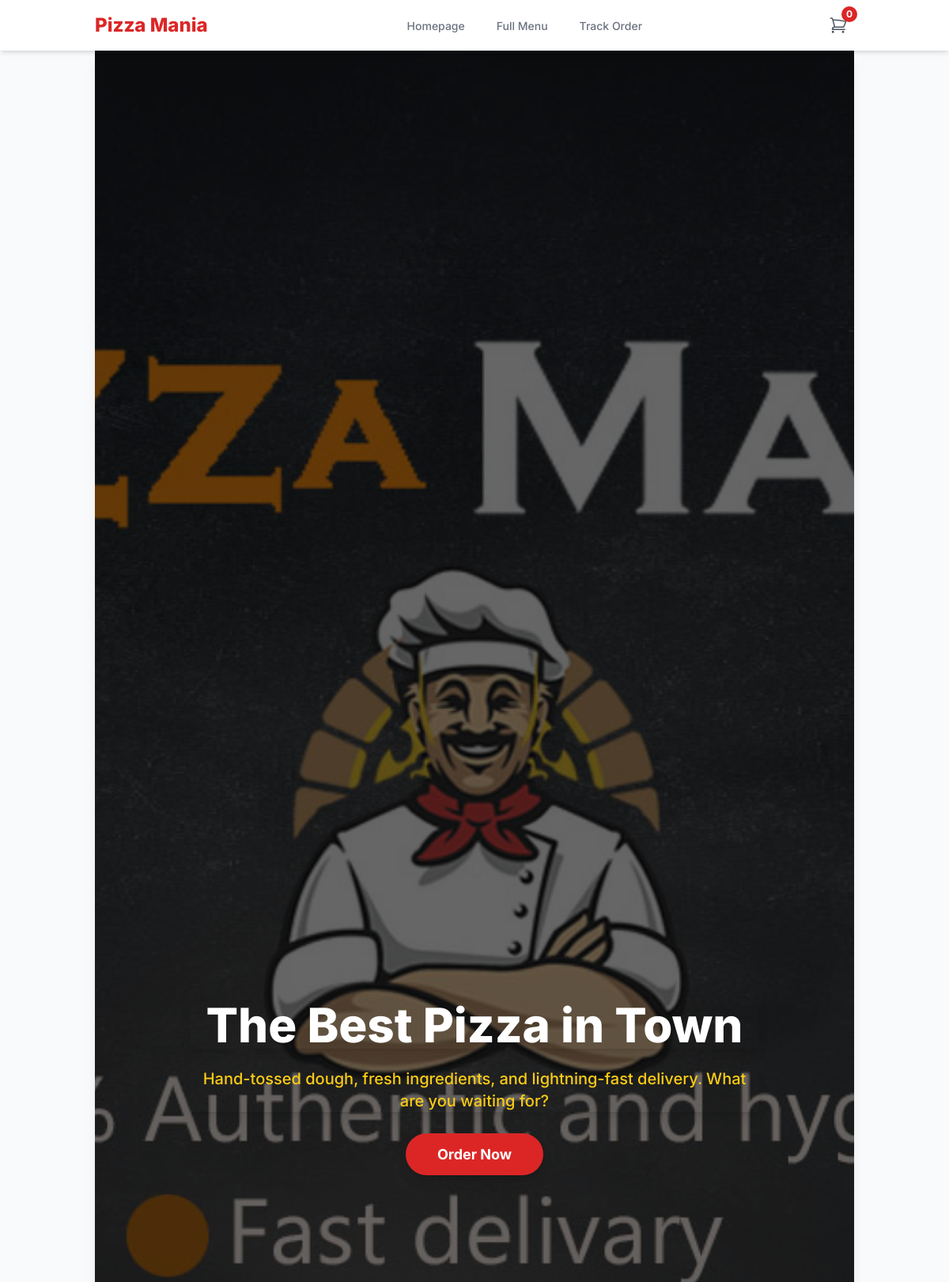
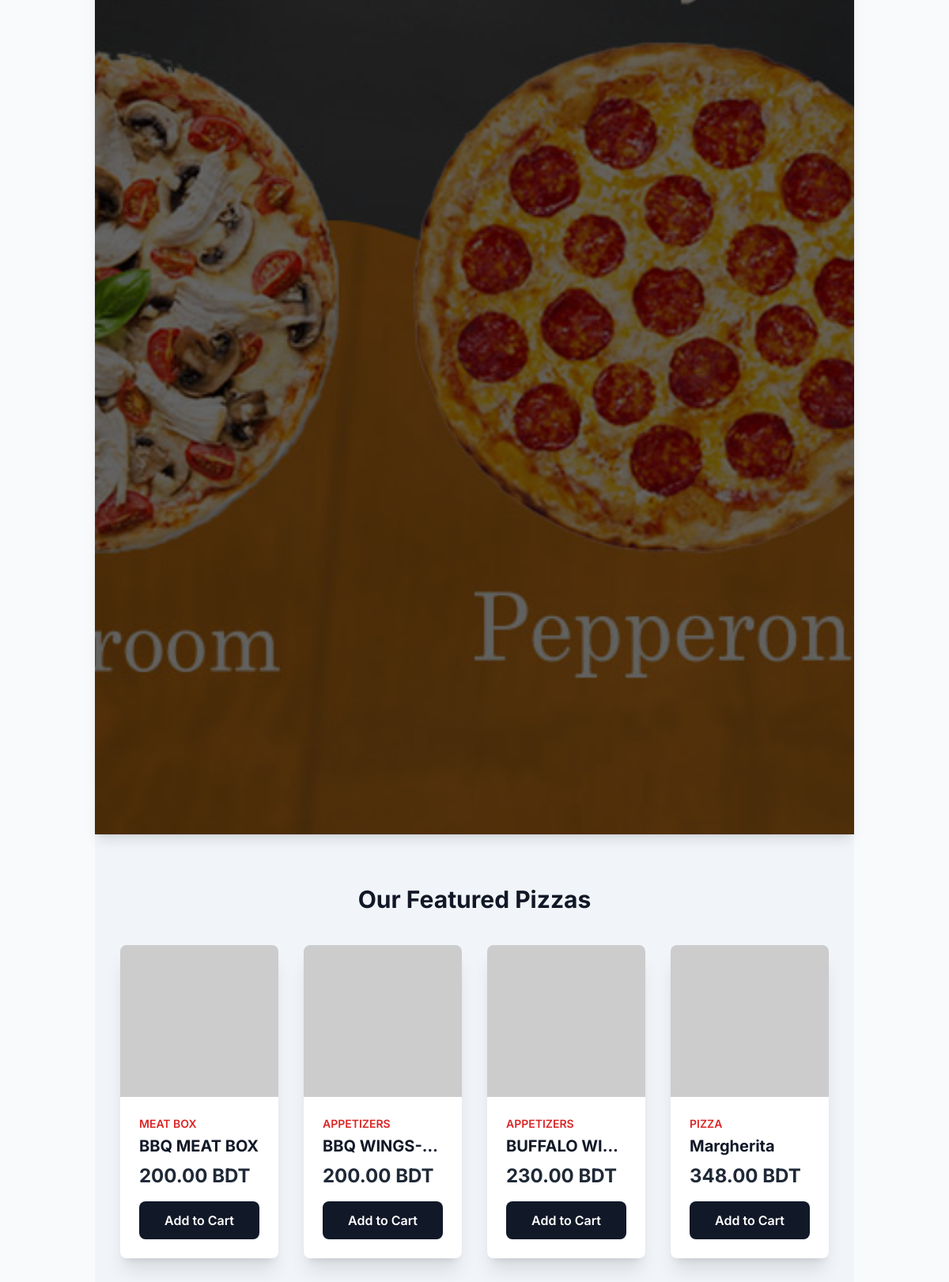
The app's page /indexdemo.php (upper part) with its own data (2 pictures, top to bottom).
### tables this page shows
CREATE TABLE IF NOT EXISTS `menu_items` (
  `id` int NOT NULL AUTO_INCREMENT,
  `category_id` int NOT NULL,
  `name` varchar(150) NOT NULL,
  `description` text,
  `price` decimal(10,2) NOT NULL,
  `image` varchar(255) DEFAULT NULL,
  `is_available` tinyint(1) NOT NULL DEFAULT '1',
  `is_featured` tinyint(1) NOT NULL DEFAULT '0',
  PRIMARY KEY (`id`),
  KEY `category_id` (`category_id`)
);

CREATE TABLE IF NOT EXISTS `categories` (
  `id` int NOT NULL AUTO_INCREMENT,
  `name` varchar(100) NOT NULL,
  `description` text,
  `image` varchar(255) DEFAULT NULL,
  `is_visible` tinyint(1) NOT NULL DEFAULT '1',
  PRIMARY KEY (`id`)
);

### config.php (called while the page is built, shortened)
<?php
$db = new mysqli(DB_HOST, DB_USER, DB_PASS, DB_NAME);
$db->set_charset("utf8mb4");
$settings = [];
$settings_query = $db->query("SELECT setting_key, setting_value FROM site_settings");
if ($settings_query) {
    while ($row = $settings_query->fetch_assoc()) {
        $settings[$row['setting_key']] = $row['setting_value'];
    }
} else {
    die("Error: Could not load site settings from database.");
}
function e($data) {
    return htmlspecialchars($data, ENT_QUOTES, 'UTF-8');
}
?>

### indexdemo.php (the view, shortened to what this page needs)
<?php
require_once('includes/header.php');
$featured_items = [];
$sql_featured = "SELECT m.id, m.name, m.price, m.image, c.name as category_name
                 FROM menu_items m
                 JOIN categories c ON m.category_id = c.id
                 WHERE m.is_available = 1 AND m.is_featured = 1
                 ORDER BY m.name ASC
                 LIMIT 8";
$result_featured = $db->query($sql_featured);
if ($result_featured) {
    while ($row = $result_featured->fetch_assoc()) {
        $featured_items[] = $row;
    }
}
?>
<section class="relative bg-gray-900 h-[60vh] min-h-[400px] flex items-center justify-center text-center -mt-8 shadow-lg">
    <div class="absolute inset-0">
        <img src="<?php echo e(BASE_URL . ($settings['hero_image_url'] ?? 'https://placehold.co/1600x700/222222/555555?text=Pizza+Mania+Banner')); ?>"
             alt="Pizza Mania"
             class="w-full h-full object-cover"
             onerror="this.src='https://placehold.co/1600x700/222222/555555?text=Pizza+Mania+Banner'">
        <div class="absolute inset-0 bg-black bg-opacity-60"></div>
    </div>
    <div class="relative max-w-3xl mx-auto px-6 z-10">
        <h1 class="text-4xl lg:text-6xl font-extrabold text-white shadow-lg leading-tight">
            <?php echo e($settings['hero_title'] ?? 'Welcome to Pizza Mania'); ?>
        </h1>
        <div class="mt-6 text-xl text-yellow-400 font-medium shadow-lg">
            <?php echo strip_tags(
                $settings['hero_subtitle'] ?? '<p>Hot, fresh pizza delivered to your door.</p>',
                '<p><b><i>'
            ); ?>
        </div>
        <div class="mt-10">
            <a href="<?php echo BASE_URL; ?>/menu" class="px-10 py-4 bg-brand-red text-white text-lg font-bold rounded-full shadow-lg hover:bg-red-700 transition-colors transform hover:scale-105">
                Order Now
            </a>
        </div>
    </div>
</section>
<?php if (!empty($featured_items)): ?>
<section class="py-16 bg-slate-100">
    <div class="container mx-auto px-4 sm:px-6 lg:px-8">
        <h2 class="text-3xl font-bold text-gray-900 mb-10 text-center">Our Featured Pizzas</h2>
        <div class="grid grid-cols-1 sm:grid-cols-2 lg:grid-cols-4 gap-8">
            <?php foreach ($featured_items as $item): ?>
                <div class="bg-white rounded-lg shadow-xl overflow-hidden transform transition-all hover:scale-105 hover:shadow-2xl">
                    <a href="<?php echo BASE_URL; ?>/menu#item-<?php echo e($item['id']); ?>" class="block">
                        <img
                            src="<?php echo e(BASE_URL . ($item['image'] ?? 'https://placehold.co/400x300/EFEFEF/AAAAAA?text=No+Image')); ?>"
                            alt="<?php echo e($item['name']); ?>"
                            class="w-full h-48 object-cover"
                            onerror="this.src='https://placehold.co/400x300/EFEFEF/AAAAAA?text=No+Image'"
                        >
                    </a>
                    <div class="p-6">
                        <div class="text-sm font-semibold text-brand-red mb-1 uppercase"><?php echo e($item['category_name']); ?></div>
                        <h3 class="text-xl font-bold text-gray-900 truncate"><?php echo e($item['name']); ?></h3>
                        <p class="text-2xl font-bold text-gray-800 mt-2"><?php echo e(number_format($item['price'], 2)); ?> BDT</p>
                        <a href="<?php echo BASE_URL; ?>/menu#item-<?php echo e($item['id']); ?>" class="mt-4 block w-full text-center px-4 py-3 bg-gray-900 text-white font-semibold rounded-lg hover:bg-gray-700 transition-colors">
                            Add to Cart
                        </a>
                    </div>
                </div>
            <?php endforeach; ?>
        </div>
    </div>
</section>
<?php endif; ?>
<?php
require_once('includes/footer.php');
?>

### includes/header.php (style rules this page uses)
html { scroll-behavior: smooth; }

### records on screen
menu_items: category.name "MEAT BOX", name "BBQ MEAT BOX", price "200.00"
menu_items: category.name "APPETIZERS", name "BBQ WINGS-…", price "200.00"
menu_items: category.name "APPETIZERS", name "BUFFALO WI…", price "230.00"
menu_items: category.name "PIZZA", name "Margherita", price "348.00"

### other values on screen
$cart_count "0"
$settings['hero_title'] "The Best Pizza in Town"
